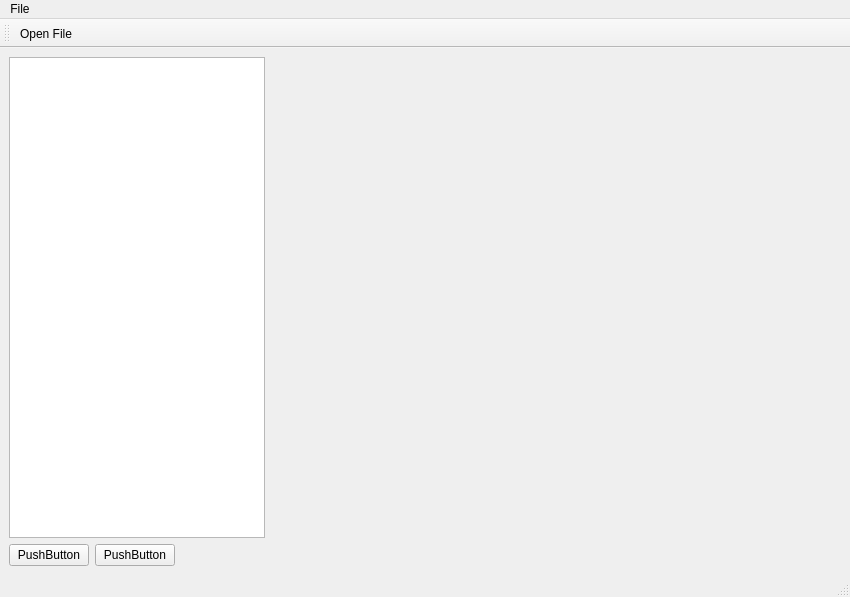
<?xml version="1.0" encoding="UTF-8"?>
<ui version="4.0">
 <class>MainWindow</class>
 <widget class="QMainWindow" name="MainWindow">
  <property name="geometry">
   <rect>
    <x>0</x>
    <y>0</y>
    <width>850</width>
    <height>597</height>
   </rect>
  </property>
  <property name="windowTitle">
   <string>MainWindow</string>
  </property>
  <widget class="QWidget" name="centralwidget">
   <layout class="QVBoxLayout" name="verticalLayout">
    <item>
     <layout class="QHBoxLayout" name="horizontalLayout">
      <item>
       <widget class="QTreeView" name="treeView">
        <property name="sizePolicy">
         <sizepolicy hsizetype="Fixed" vsizetype="Expanding">
          <horstretch>0</horstretch>
          <verstretch>0</verstretch>
         </sizepolicy>
        </property>
        <property name="contextMenuPolicy">
         <enum>Qt::ContextMenuPolicy::ActionsContextMenu</enum>
        </property>
       </widget>
      </item>
      <item>
       <widget class="QVTKOpenGLNativeWidget" name="vtkWidget" native="true"/>
      </item>
     </layout>
    </item>
    <item>
     <layout class="QHBoxLayout" name="horizontalLayout_2">
      <item>
       <widget class="QPushButton" name="pushButton">
        <property name="text">
         <string>PushButton</string>
        </property>
       </widget>
      </item>
      <item>
       <widget class="QPushButton" name="pushButton_2">
        <property name="text">
         <string>PushButton</string>
        </property>
       </widget>
      </item>
      <item>
       <spacer name="horizontalSpacer">
        <property name="orientation">
         <enum>Qt::Orientation::Horizontal</enum>
        </property>
        <property name="sizeType">
         <enum>QSizePolicy::Policy::MinimumExpanding</enum>
        </property>
        <property name="sizeHint" stdset="0">
         <size>
          <width>40</width>
          <height>20</height>
         </size>
        </property>
       </spacer>
      </item>
     </layout>
    </item>
   </layout>
  </widget>
  <widget class="QMenuBar" name="menubar">
   <property name="geometry">
    <rect>
     <x>0</x>
     <y>0</y>
     <width>850</width>
     <height>26</height>
    </rect>
   </property>
   <widget class="QMenu" name="menuFile">
    <property name="title">
     <string>File</string>
    </property>
    <addaction name="actionOpen_File"/>
   </widget>
   <addaction name="menuFile"/>
  </widget>
  <widget class="QStatusBar" name="statusBar"/>
  <widget class="QToolBar" name="toolBar">
   <property name="windowTitle">
    <string>toolBar</string>
   </property>
   <attribute name="toolBarArea">
    <enum>TopToolBarArea</enum>
   </attribute>
   <attribute name="toolBarBreak">
    <bool>false</bool>
   </attribute>
   <addaction name="actionOpen_File"/>
  </widget>
  <action name="actionOpen_File">
   <property name="enabled">
    <bool>true</bool>
   </property>
   <property name="icon">
    <iconset resource="icons.qrc">
     <normaloff>:/Icons/fileopen.png</normaloff>:/Icons/fileopen.png</iconset>
   </property>
   <property name="text">
    <string>Open File</string>
   </property>
   <property name="menuRole">
    <enum>QAction::MenuRole::NoRole</enum>
   </property>
  </action>
  <action name="actionItemOptions">
   <property name="text">
    <string>ItemOptions</string>
   </property>
   <property name="menuRole">
    <enum>QAction::MenuRole::NoRole</enum>
   </property>
  </action>
 </widget>
 <customwidgets>
  <customwidget>
   <class>QVTKOpenGLNativeWidget</class>
   <extends>QWidget</extends>
   <header>QVTKOpenGLNativeWidget.h</header>
   <container>1</container>
  </customwidget>
 </customwidgets>
 <resources>
  <include location="icons.qrc"/>
 </resources>
 <connections/>
</ui>
